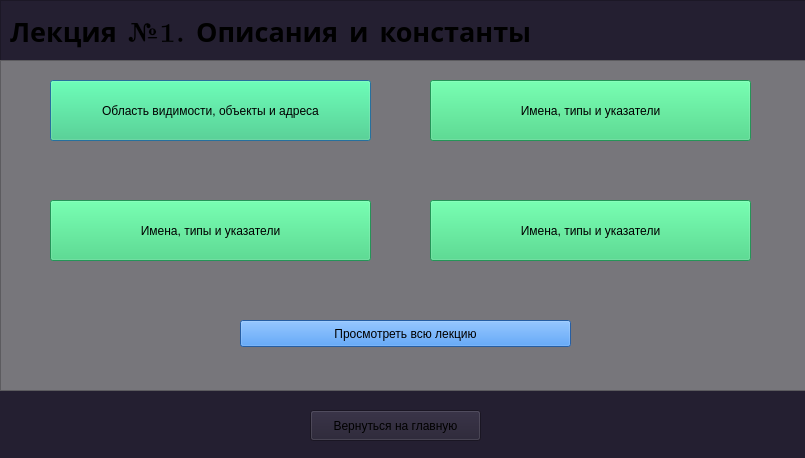
<?xml version="1.0" encoding="UTF-8"?>
<ui version="4.0">
 <class>Dialog</class>
 <widget class="QDialog" name="Dialog">
  <property name="geometry">
   <rect>
    <x>0</x>
    <y>0</y>
    <width>805</width>
    <height>458</height>
   </rect>
  </property>
  <property name="windowTitle">
   <string>Обучающая система</string>
  </property>
  <property name="styleSheet">
   <string notr="true">background-color: rgb(36, 31, 49);</string>
  </property>
  <widget class="QFrame" name="frame_3">
   <property name="geometry">
    <rect>
     <x>0</x>
     <y>0</y>
     <width>921</width>
     <height>391</height>
    </rect>
   </property>
   <property name="frameShape">
    <enum>QFrame::StyledPanel</enum>
   </property>
   <property name="frameShadow">
    <enum>QFrame::Raised</enum>
   </property>
   <widget class="QFrame" name="frame_2">
    <property name="geometry">
     <rect>
      <x>0</x>
      <y>60</y>
      <width>931</width>
      <height>331</height>
     </rect>
    </property>
    <property name="autoFillBackground">
     <bool>false</bool>
    </property>
    <property name="styleSheet">
     <string notr="true">background-color: rgb(119, 118, 123);</string>
    </property>
    <property name="frameShape">
     <enum>QFrame::StyledPanel</enum>
    </property>
    <property name="frameShadow">
     <enum>QFrame::Raised</enum>
    </property>
    <widget class="QPushButton" name="pushButton">
     <property name="geometry">
      <rect>
       <x>50</x>
       <y>20</y>
       <width>321</width>
       <height>61</height>
      </rect>
     </property>
     <property name="styleSheet">
      <string notr="true">background-color: rgb(51, 209, 122);
color: rgb(0, 0, 0);</string>
     </property>
     <property name="text">
      <string>Область видимости, объекты и адреса</string>
     </property>
    </widget>
    <widget class="QPushButton" name="pushButton_2">
     <property name="geometry">
      <rect>
       <x>50</x>
       <y>140</y>
       <width>321</width>
       <height>61</height>
      </rect>
     </property>
     <property name="styleSheet">
      <string notr="true">background-color: rgb(51, 209, 122);
color: rgb(0, 0, 0);</string>
     </property>
     <property name="text">
      <string>Имена, типы и указатели</string>
     </property>
    </widget>
    <widget class="QPushButton" name="pushButton_4">
     <property name="geometry">
      <rect>
       <x>240</x>
       <y>260</y>
       <width>331</width>
       <height>27</height>
      </rect>
     </property>
     <property name="styleSheet">
      <string notr="true">background-color: rgb(53, 132, 228);</string>
     </property>
     <property name="text">
      <string>Просмотреть всю лекцию</string>
     </property>
    </widget>
    <widget class="QPushButton" name="pushButton_6">
     <property name="geometry">
      <rect>
       <x>430</x>
       <y>20</y>
       <width>321</width>
       <height>61</height>
      </rect>
     </property>
     <property name="styleSheet">
      <string notr="true">background-color: rgb(51, 209, 122);
color: rgb(0, 0, 0);</string>
     </property>
     <property name="text">
      <string>Имена, типы и указатели</string>
     </property>
    </widget>
    <widget class="QPushButton" name="pushButton_3">
     <property name="geometry">
      <rect>
       <x>430</x>
       <y>140</y>
       <width>321</width>
       <height>61</height>
      </rect>
     </property>
     <property name="styleSheet">
      <string notr="true">background-color: rgb(51, 209, 122);
color: rgb(0, 0, 0);</string>
     </property>
     <property name="text">
      <string>Имена, типы и указатели</string>
     </property>
    </widget>
   </widget>
   <widget class="QLabel" name="label_2">
    <property name="geometry">
     <rect>
      <x>10</x>
      <y>10</y>
      <width>911</width>
      <height>41</height>
     </rect>
    </property>
    <property name="font">
     <font>
      <family>LM Roman 8</family>
      <pointsize>20</pointsize>
      <weight>75</weight>
      <bold>true</bold>
     </font>
    </property>
    <property name="text">
     <string>Лекция №1. Описания и константы</string>
    </property>
   </widget>
  </widget>
  <widget class="QPushButton" name="pushButton_5">
   <property name="geometry">
    <rect>
     <x>310</x>
     <y>410</y>
     <width>171</width>
     <height>31</height>
    </rect>
   </property>
   <property name="text">
    <string>Вернуться на главную</string>
   </property>
  </widget>
 </widget>
 <resources/>
 <connections/>
</ui>
